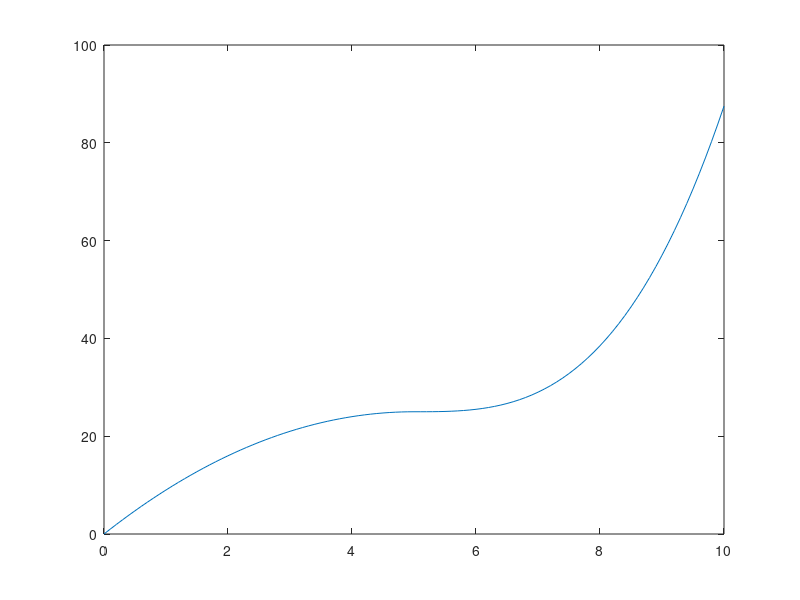

The MATLAB source for this figure:
%question 2
id = fopen('data/problem2.txt');
data = textscan(id,'%f');
data = data{1,1};
x = linspace(0,100,101);
x = x./10;
x = x';

plot(x,data);

phi1 = ones(size(data,1),1);
phi2 = x;
phi3 = x.^2;
phi4 = x.^3;
combineMat = [phi1 phi2 phi3 phi4];
[u s v] = svd(combineMat);
%flip the diagonal values
ds = diag(s);
ds = ds.\1;
s(logical(eye(size(s)))) = ds;
disp(s);
%calculate svd solution
sol = v * s' * u' * data;
disp(sol);

%syms x1
%f = symfun(-4.1479 + 18.1214*x1 - 4.1499 * x1.^2 + 0.3222 * x1.^3, [x1])